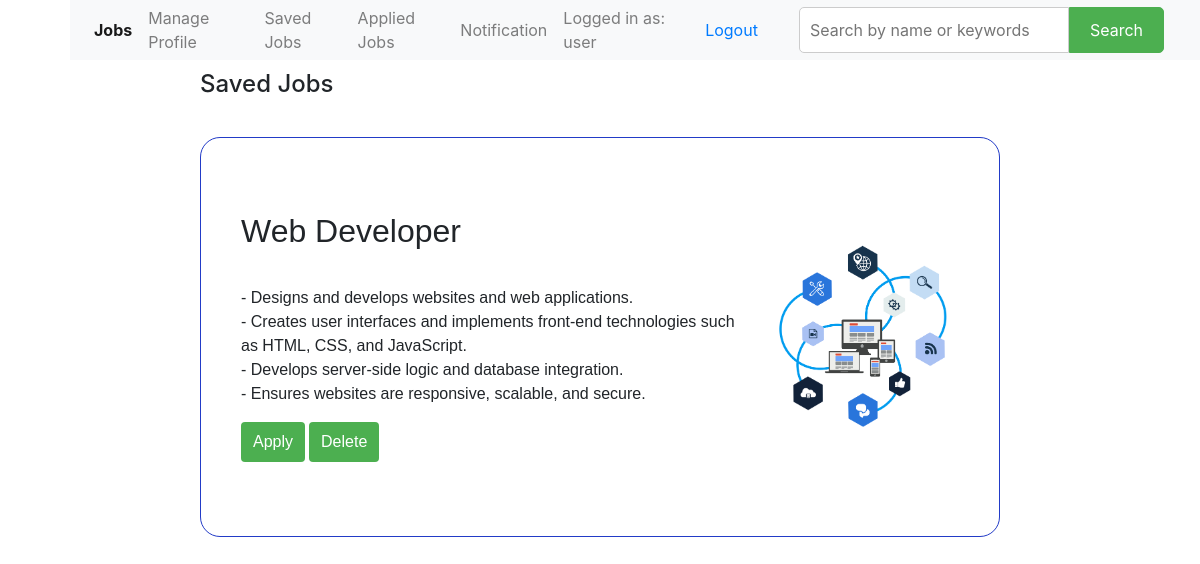
Page /savejobs/ (signed in) on the committed database.
### maincode/models.py (models this page shows, shortened)
class SaveJob(models.Model):
    user = models.ForeignKey(User,on_delete=models.CASCADE,null=True)
    job = models.ForeignKey(Job, on_delete=models.CASCADE)
    saved_at = models.DateTimeField(auto_now_add=True)
    class Meta:
        unique_together = ('user', 'job')

class Job(models.Model):
    job_title = models.CharField(max_length=100)
    job_description = models.TextField()
    photo = models.ImageField(upload_to='job_photos/', null=True, blank=True)

### maincode/views.py (the view)
# urls.py: path('savejobs/', views.save_home_data, name='save_home_data'),
@login_required
def save_home_data(request):
        if request.user.is_authenticated:
            saveddata = SaveJob.objects.filter(user=request.user).order_by('-id')
            return render(request, 'base/save.html', {'saveddata': saveddata})
        else:
            return redirect('login')

### templates/base/save.html (shortened to what this page needs)
{% extends '../base/base.html' %}
{% block content %}
<div class="feed-container">
  <h4>Saved Jobs</h4>
  {% for savedjob in saveddata %}
  <div class="card">
    <div class="card-content">
      <h2 class="card-title">{{ savedjob.job.job_title }}</h2>
      <p class="card-description">{{ savedjob.job.job_description }}</p>
      <div class="button-container">
        <form method="post" action="{% url 'applyportal_home_data' savedjob.job.id %}">
          <button type="submit" class="apply-btn">Apply</button>
        </form>
        <form method="post" action="{% url 'saved_delete_home_data' savedjob.id %}">
          <button type="submit" class="delete-btn">Delete</button>
        </form>
      </div>
    </div>
    <div class="card-image-container">
      {% if savedjob.job.photo %}
      <img class="card-image" src="{{ savedjob.job.photo.url }}" alt="{{ savedjob.job.job_title }}">
      {% else %}
      <p>No Photo Available</p>
      {% endif %}
    </div>
  </div>
  {% endfor %}
</div>
{% endblock %}

### templates/base/base.html (shortened to what this page needs)
<!DOCTYPE html>
<html lang="en">
<head>
  <link rel="stylesheet" href="https://stackpath.bootstrapcdn.com/bootstrap/4.5.2/css/bootstrap.min.css">
</head>
<body>
  {% block navbar %}
  <nav class="navbar navbar-expand-lg navbar-light bg-light fixed-top d-flex justify-content-between align-items-center"
    style="height: 60px; margin-left: 70px;">
    <div class="collapse navbar-collapse" id="navbarSupportedContent">
      <ul class="navbar-nav d-flex justify-content-center align-items-center">
        <li class="nav-item active">
          <a class="nav-link" href="{% url 'home' %}"><b>Jobs </b><span class="sr-only">(current)</span></a>
        </li>
        <li class="nav-item">
          <a class="nav-link" href="{% url 'manage_profile' %}">Manage Profile</a>
        </li>
        <li class="nav-item">
          <a class="nav-link" href="{% url 'save_home_data' %}">Saved Jobs</a>
        </li>
        <li class="nav-item">
          <a class="nav-link" href="{% url 'apply_home_data' %}">Applied Jobs</a>
        </li>
        <li class="nav-item">
          <a class="nav-link" href="{% url 'notificationpage' %}">Notification</a>
        </li>
        <li class="nav-item d-flex align-items-center">
          {% if user.is_authenticated %}
          <a class="nav-link" href="#">Logged in as: {{ user.username }}</a>
          <form class="nav-link" action="{% url 'logout' %}" method="post">
            <button type="submit" class="btn btn-link">Logout</button>
          </form>
          {% else %}
          <p class="nav-link">You are not logged in</p>
          <a href="{% url 'login' %}" class="nav-link">Log In</a>
          {% endif %}
        </li>
        <li>
          <div style="padding: 20px;">
            <form method="post" action="{% url 'search_data' %}" style="display: flex;">
              <input type="text" name="text" placeholder="Search by name or keywords"
                style="flex: 1; padding: 10px; border: 1px solid #ccc; border-radius: 5px 0 0 5px;">
              <button type="submit"
                style="padding: 10px 20px; background-color: #4caf50; color: white; border: 1px solid #4caf50; border-radius: 0 5px 5px 0;">Search</button>
            </form>
          </div>
        </li>
      </ul>
    </div>
  </nav>
  {% endblock %}
  {% block content %}
  {% endblock %}
</body>
</html>

### templates/base/save.html (style rules this page uses)
.feed-container { display: flex; flex-direction: row; flex-wrap: wrap; margin-left: 200px; margin-right: 200px; margin-top: 70px; margin-bottom: 30px; }
.card { border: 1px solid #223bc7; border-radius: 20px; display: flex; flex-direction: row; margin-top: 30px; align-items: center; height: 400px; width: 100%; }
.card-content { padding-left: 40px; padding-right: 15px; font-family: Verdana, Geneva, Tahoma, sans-serif; font-size: medium; }
.card-title, .card-description { white-space: pre-line; }
.card-image-container { height: 100%; width: 300px; margin-right: 30px; display: flex; justify-content: center; align-items: center; }
.card-image { max-height: 100%; max-width: 100%; }
.button-container { display: flex; gap: 4px; }
.button-container button { background-color: #4CAF50; border: none; color: white; padding: 8px 12px; text-align: center; text-decoration: none; cursor: pointer; border-radius: 4px; transition: background-color 0.3s ease; }

### rows in the picture
SaveJob: job.job_title "Web Developer", job.job_description "- Designs and develops websites and web applications. - Creates user interfaces and implements front-end technologies such as HTML, CSS, and JavaScript. - Develops server-side logic and database integration. - Ensures websites are responsive, scalable, and secure.", job.photo (picture)

### other values in the picture
{{ user.username }} "user"
